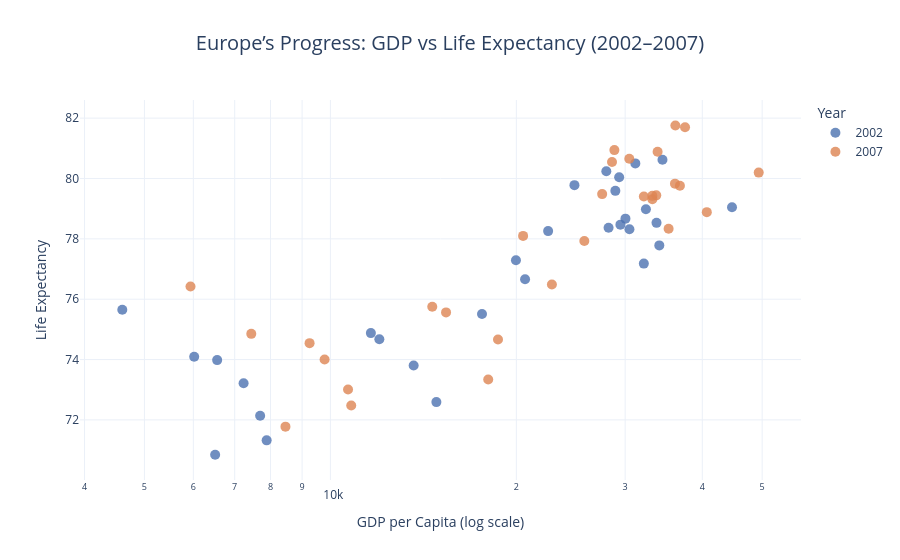

The notebook cell saved with this chart:
### Markdown cell above
## Task 1 — Scatter: life expectancy change over time

**What to build:** A scatter showing **GDP per capita vs life expectancy** for **two years** (2000 and 2007) to show how both moved — use **colour for year** (just 2 colours), **one continent only**.

Choose any continent except Africa (that was the example). Highlight the change direction.

> 💡 Filter: `df.loc[df['continent'] == 'YOUR_CHOICE']` then filter years

### Code cell
import plotly.express as px
import pandas as pd

# Load dataset
df = px.data.gapminder()

# Filter for Europe, 2002 & 2007
df_subset = df[
    (df["continent"] == "Europe") &
    (df["year"].isin([2002, 2007]))
].copy()

# Convert year to string for discrete colors
df_subset["year"] = df_subset["year"].astype(str)

# ✅ SCATTER ONLY (no size parameter)
fig = px.scatter(
    df_subset,
    x="gdpPercap",
    y="lifeExp",
    color="year",
    hover_name="country",
    log_x=True,
    opacity=0.8,
    color_discrete_map={
        "2002": "#4C72B0",  # blue
        "2007": "#DD8452"   # orange
    },
    title="Europe’s Progress: GDP vs Life Expectancy (2002–2007)"
)

# Make markers consistent size (true scatter)
fig.update_traces(marker=dict(size=10))

# Layout polish
fig.update_layout(
    title=dict(x=0.5, font=dict(size=20)),
    xaxis_title="GDP per Capita (log scale)",
    yaxis_title="Life Expectancy",
    legend_title="Year",
    template="plotly_white"
)

# ✅ Clear annotation (visible area)
fig.add_annotation(
    x=25000,
    y=80,
    text="Shift upward and right →<br>economic growth & better health",
    showarrow=True,
    arrowhead=2,
    ax=-120,
    ay=-60,
    font=dict(size=12),
    bgcolor="white",
    bordercolor="black"
)

fig.show()

### Figure 1 — Plotly figure (JSON) as saved in the notebook; plotly's stock layout.template omitted (floating-point values rounded to 4 significant figures)
{"data": [{"hovertemplate": "<b>%{hovertext}</b><br><br>year=2002<br>gdpPercap=%{x}<br>lifeExp=%{y}<extra></extra>", "hovertext": ["Albania", "Austria", "Belgium", "Bosnia and Herzegovina", "Bulgaria", "Croatia", "Czech Republic", "Denmark", "Finland", "France", "Germany", "Greece", "Hungary", "Iceland", "Ireland", "Italy", "Montenegro", "Netherlands", "Norway", "Poland", "Portugal", "Romania", "Serbia", "Slovak Republic", "Slovenia", "Spain", "Sweden", "Switzerland", "Turkey", "United Kingdom"], "legendgroup": "2002", "marker": {"color": "#4C72B0", "opacity": 0.8, "size": 10, "symbol": "circle"}, "mode": "markers", "name": "2002", "orientation": "v", "showlegend": true, "type": "scatter", "x": [4604.0, 32420.0, 30490.0, 6019.0, 7697.0, 11630.0, 17600.0, 32170.0, 28200.0, 28930.0, 30040.0, 22510.0, 14840.0, 31160.0, 34080.0, 27970.0, 6557.0, 33720.0, 44680.0, 12000.0, 19970.0, 7885.0, 7236.0, 13640.0, 20660.0, 24840.0, 29340.0, 34480.0, 6508.0, 29480.0], "xaxis": "x", "y": [75.65, 78.98, 78.32, 74.09, 72.14, 74.88, 75.51, 77.18, 78.37, 79.59, 78.67, 78.26, 72.59, 80.5, 77.78, 80.24, 73.98, 78.53, 79.05, 74.67, 77.29, 71.32, 73.21, 73.8, 76.66, 79.78, 80.04, 80.62, 70.84, 78.47], "yaxis": "y"}, {"hovertemplate": "<b>%{hovertext}</b><br><br>year=2007<br>gdpPercap=%{x}<br>lifeExp=%{y}<extra></extra>", "hovertext": ["Albania", "Austria", "Belgium", "Bosnia and Herzegovina", "Bulgaria", "Croatia", "Czech Republic", "Denmark", "Finland", "France", "Germany", "Greece", "Hungary", "Iceland", "Ireland", "Italy", "Montenegro", "Netherlands", "Norway", "Poland", "Portugal", "Romania", "Serbia", "Slovak Republic", "Slovenia", "Spain", "Sweden", "Switzerland", "Turkey", "United Kingdom"], "legendgroup": "2007", "marker": {"color": "#DD8452", "opacity": 0.8, "size": 10, "symbol": "circle"}, "mode": "markers", "name": "2007", "orientation": "v", "showlegend": true, "type": "scatter", "x": [5937.0, 36130.0, 33690.0, 7446.0, 10680.0, 14620.0, 22830.0, 35280.0, 33210.0, 30470.0, 32170.0, 27540.0, 18010.0, 36180.0, 40680.0, 28570.0, 9254.0, 36800.0, 49360.0, 15390.0, 20510.0, 10810.0, 9787.0, 18680.0, 25770.0, 28820.0, 33860.0, 37510.0, 8458.0, 33200.0], "xaxis": "x", "y": [76.42, 79.83, 79.44, 74.85, 73.0, 75.75, 76.49, 78.33, 79.31, 80.66, 79.41, 79.48, 73.34, 81.76, 78.89, 80.55, 74.54, 79.76, 80.2, 75.56, 78.1, 72.48, 74.0, 74.66, 77.93, 80.94, 80.88, 81.7, 71.78, 79.42], "yaxis": "y"}], "layout": {"annotations": [{"arrowhead": 2, "ax": -120, "ay": -60, "bgcolor": "white", "bordercolor": "black", "font": {"size": 12}, "showarrow": true, "text": "Shift upward and right →<br>economic growth & better health", "x": 25000, "y": 80}], "legend": {"title": {"text": "Year"}, "tracegroupgap": 0}, "title": {"font": {"size": 20}, "text": "Europe’s Progress: GDP vs Life Expectancy (2002–2007)", "x": 0.5}, "xaxis": {"anchor": "y", "domain": [0, 1], "title": {"text": "GDP per Capita (log scale)"}, "type": "log"}, "yaxis": {"anchor": "x", "domain": [0, 1], "title": {"text": "Life Expectancy"}}}}
